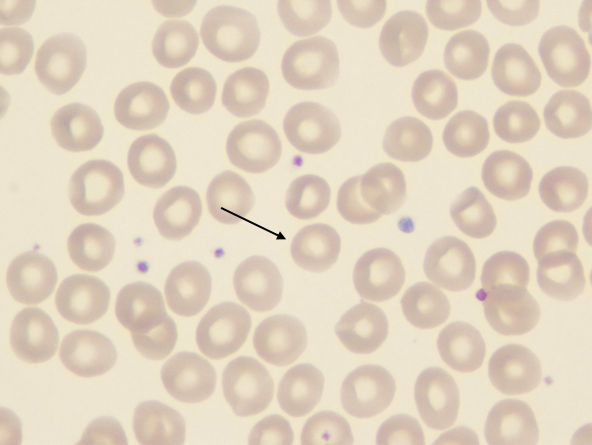
#> input picture img/img (1).jpg, 1183 x 890 px, found by its file name (shown at 1/2 size); its folder holds only this picture in this run
$ python -i 3.4.py   (imports and definitions only)
#> lines starting #> are read from the running program, lines starting #| are printed output that depends on the picture
# ======================================================================== библиотеки
import sys
import cv2
import os
import numpy as np
import tkinter as tk
from tkinter import ttk

# [1 line not run here, left out]

# ======================================================================== Переменные пользователя
# Номер изображения
image_number = 1

# Начальные коэффициенты контрастности и порога яркости
initial_contrast_factor = 1.1
initial_brightness_threshold = 245

# Размеры большого изображения
large_image_width = 800
large_image_height = 600

# ======================================================================== Функции для обработки изображения
def process_image():
    global image_number, contrast_factor, brightness_threshold

    # Формирование имени файла
    filename = f"img ({image_number}).jpg"
    image_path = os.path.join(image_folder, filename)

    # Загрузка изображения
    original_image = cv2.imread(image_path)
#> original_image is the input picture: shape (890, 1183, 3); mean B, G, R 192.2, 212.2, 225.8

    # Преобразование изображения в оттенки серого
    gray_image = cv2.cvtColor(original_image, cv2.COLOR_BGR2GRAY)
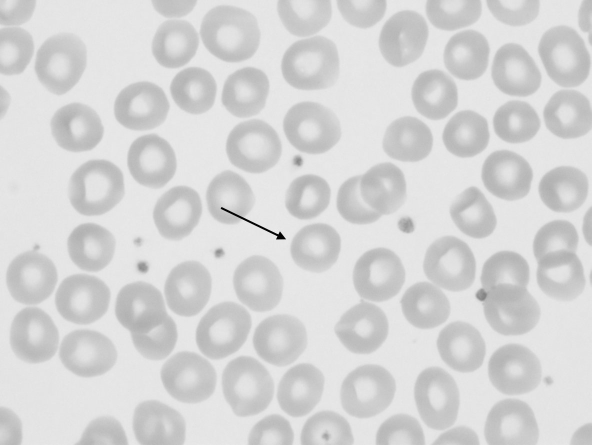
#> gray_image: shape (890, 1183) (shown at 1/2 size); min 0, max 249, mean 214

    # Регулировка контрастности
#> (the run stopped early here; a loop or call above may not have finished)
